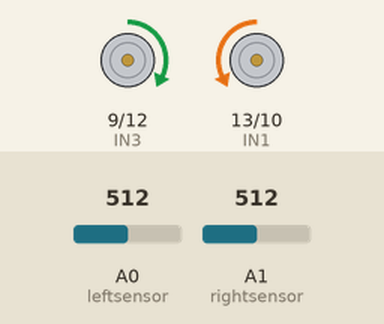
A sketch run on a simulated Arduino Uno, built with avr-gcc and run on an emulated ATmega328P. Shown: motor-driver pin pairs drawn as motors (green arrow = first pin HIGH = forward, orange = second pin HIGH = backward, longer = more drive). Inputs (shaded band) come from the test bench; at power-on: A0 (leftsensor) = 512, A1 (rightsensor) = 512.

Above: at 1.2 s.
1.3 s: A0 (leftsensor) set to 738
2.8 s: A0 (leftsensor) set to 758
At 2.98 s:
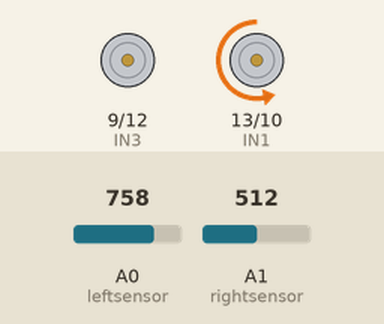
5.8 s: A1 (rightsensor) set to 737
8.8 s: A1 (rightsensor) set to 759
At 9.9 s:
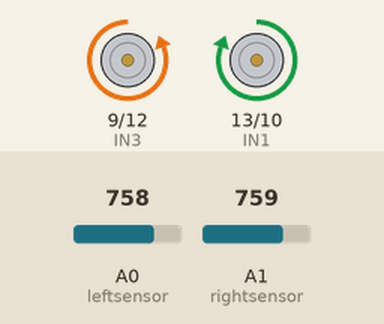
10.3 s: A0 (leftsensor) set to 740
At 10.5 s:
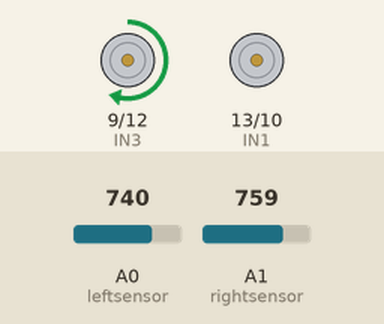
13.3 s: A0 (leftsensor) set to 760
At 14.5 s:
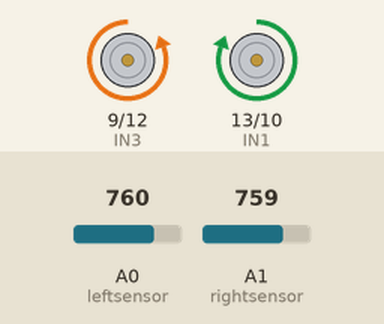
Timing chart, 0 to 15.8 s (numbered marks = the images above; inputs shaded):
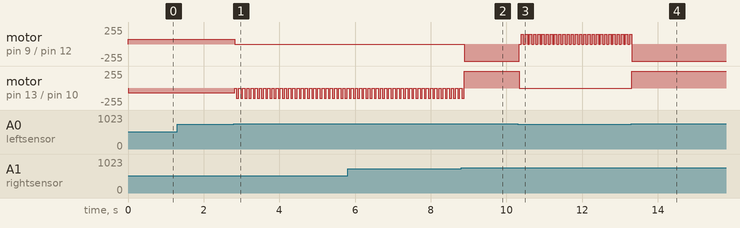

Measured:
- the behaviour switches between 750 and 751 on A0 (leftsensor) (found by bisection; images 0 and 1)
- the behaviour switches between 750 and 751 on A1 (rightsensor) (found by bisection; images 1 and 2)
- after the input at 1.3 s, every drawn part: stays the same
- after the input at 2.8 s, motor on pin 9 (IN3) / pin 12 (IN4): forward 70/255 → stopped at once; motor on pin 13 (IN1) / pin 10 (IN2): alternates backward 150/255 for 0.06 s and stopped for 0.05 s, starting at once
- after the input at 8.8 s, motor on pin 9 (IN3) / pin 12 (IN4): stopped → backward 255/255 after 0.08 s
- after the input at 10.3 s, motor on pin 9 (IN3) / pin 12 (IN4): alternates forward 150/255 for 0.06 s and stopped for 0.05 s, starting at once; motor on pin 13 (IN1) / pin 10 (IN2): forward 255/255 → stopped at once
- after the input at 13.3 s, motor on pin 13 (IN1) / pin 10 (IN2): stopped → forward 255/255 at once

The sketch:

line_follower_1.0.ino
```cpp
#define leftsensor A0
#define rightsensor A1
#define IN1 13
#define IN2 10
#define IN3 9
#define IN4 12

int threshold = 750;

void setup() {
  pinMode(leftsensor, INPUT);
  pinMode(rightsensor, INPUT);
  pinMode(IN1, OUTPUT);
  pinMode(IN2, OUTPUT);
  pinMode(IN3, OUTPUT);
  pinMode(IN4, OUTPUT);
}

void loop() {
  int leftvalue = analogRead(leftsensor);
  int rightvalue = analogRead(rightsensor);
  bool left = leftvalue > threshold;
  bool right = rightvalue > threshold;

  if (!left && !right) {
    forward();
  }
  else if (left && !right) {
    stopnow();    // 先停止
    delay(50);    // 短暂停止50毫秒
    turnleft();   // 然后左转
    delay(10);
  }
  else if (!left && right) {
    stopnow();    // 先停止
    delay(50);    // 短暂停止50毫秒
    turnright();  // 然后右转
    delay(10);
  }
  else {
    back();
  }
  delay(50);
}

void forward() {
  digitalWrite(IN1, LOW);
  analogWrite(IN2, 70);
  analogWrite(IN3, 70);
  digitalWrite(IN4, LOW);
}

void turnleft() {
  digitalWrite(IN1, LOW);
  analogWrite(IN2, 150);
  analogWrite(IN3, 0);
  digitalWrite(IN4, LOW);
}

void turnright() {
  digitalWrite(IN1, LOW);
  analogWrite(IN2, 0);
  analogWrite(IN3, 150);
  digitalWrite(IN4, LOW);
}

void stopnow() {
  digitalWrite(IN1, LOW);
  analogWrite(IN2, 0);
  analogWrite(IN3, 0);
  digitalWrite(IN4, LOW);
}
void back(){
  digitalWrite(IN1, HIGH);
  analogWrite(IN2, 0);
  analogWrite(IN3, 0);
  digitalWrite(IN4, HIGH);
}
```
